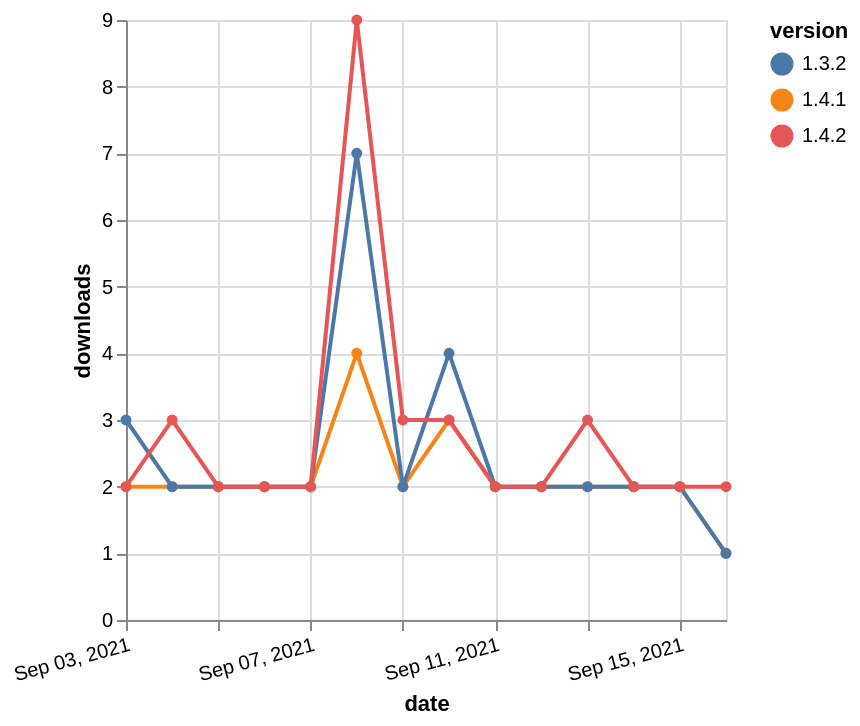

Source (Vega-Lite JSON):
### Vega-Lite specification from a JSON file in a GitHub repository (floating-point values rounded to 4 significant figures)
{"$schema": "https://vega.github.io/schema/vega-lite/v5.json", "description": "A simple bar chart with embedded data.", "data": {"values": [{"date": "2021-09-03", "total": 2213, "delta": 2, "version": "1.4.1"}, {"date": "2021-09-04", "total": 2215, "delta": 2, "version": "1.4.1"}, {"date": "2021-09-05", "total": 2217, "delta": 2, "version": "1.4.1"}, {"date": "2021-09-06", "total": 2219, "delta": 2, "version": "1.4.1"}, {"date": "2021-09-07", "total": 2221, "delta": 2, "version": "1.4.1"}, {"date": "2021-09-08", "total": 2225, "delta": 4, "version": "1.4.1"}, {"date": "2021-09-09", "total": 2227, "delta": 2, "version": "1.4.1"}, {"date": "2021-09-10", "total": 2230, "delta": 3, "version": "1.4.1"}, {"date": "2021-09-11", "total": 2232, "delta": 2, "version": "1.4.1"}, {"date": "2021-09-12", "total": 2234, "delta": 2, "version": "1.4.1"}, {"date": "2021-09-13", "total": 2236, "delta": 2, "version": "1.4.1"}, {"date": "2021-09-14", "total": 2238, "delta": 2, "version": "1.4.1"}, {"date": "2021-09-15", "total": 2240, "delta": 2, "version": "1.4.1"}, {"date": "2021-09-16", "total": 2241, "delta": 1, "version": "1.4.1"}, {"date": "2021-09-03", "total": 3147, "delta": 3, "version": "1.3.2"}, {"date": "2021-09-04", "total": 3149, "delta": 2, "version": "1.3.2"}, {"date": "2021-09-05", "total": 3151, "delta": 2, "version": "1.3.2"}, {"date": "2021-09-06", "total": 3153, "delta": 2, "version": "1.3.2"}, {"date": "2021-09-07", "total": 3155, "delta": 2, "version": "1.3.2"}, {"date": "2021-09-08", "total": 3162, "delta": 7, "version": "1.3.2"}, {"date": "2021-09-09", "total": 3164, "delta": 2, "version": "1.3.2"}, {"date": "2021-09-10", "total": 3168, "delta": 4, "version": "1.3.2"}, {"date": "2021-09-11", "total": 3170, "delta": 2, "version": "1.3.2"}, {"date": "2021-09-12", "total": 3172, "delta": 2, "version": "1.3.2"}, {"date": "2021-09-13", "total": 3174, "delta": 2, "version": "1.3.2"}, {"date": "2021-09-14", "total": 3176, "delta": 2, "version": "1.3.2"}, {"date": "2021-09-15", "total": 3178, "delta": 2, "version": "1.3.2"}, {"date": "2021-09-16", "total": 3179, "delta": 1, "version": "1.3.2"}, {"date": "2021-09-03", "total": 2873, "delta": 2, "version": "1.4.2"}, {"date": "2021-09-04", "total": 2876, "delta": 3, "version": "1.4.2"}, {"date": "2021-09-05", "total": 2878, "delta": 2, "version": "1.4.2"}, {"date": "2021-09-06", "total": 2880, "delta": 2, "version": "1.4.2"}, {"date": "2021-09-07", "total": 2882, "delta": 2, "version": "1.4.2"}, {"date": "2021-09-08", "total": 2891, "delta": 9, "version": "1.4.2"}, {"date": "2021-09-09", "total": 2894, "delta": 3, "version": "1.4.2"}, {"date": "2021-09-10", "total": 2897, "delta": 3, "version": "1.4.2"}, {"date": "2021-09-11", "total": 2899, "delta": 2, "version": "1.4.2"}, {"date": "2021-09-12", "total": 2901, "delta": 2, "version": "1.4.2"}, {"date": "2021-09-13", "total": 2904, "delta": 3, "version": "1.4.2"}, {"date": "2021-09-14", "total": 2906, "delta": 2, "version": "1.4.2"}, {"date": "2021-09-15", "total": 2908, "delta": 2, "version": "1.4.2"}, {"date": "2021-09-16", "total": 2910, "delta": 2, "version": "1.4.2"}]}, "width": "container", "mark": {"type": "line", "point": {"filled": true}}, "encoding": {"x": {"field": "date", "type": "temporal", "timeUnit": "yearmonthdate", "title": "date", "axis": {"labelAngle": -15}}, "y": {"field": "delta", "type": "quantitative", "title": "downloads"}, "color": {"field": "version", "type": "nominal"}, "tooltip": {"field": "delta"}}}
